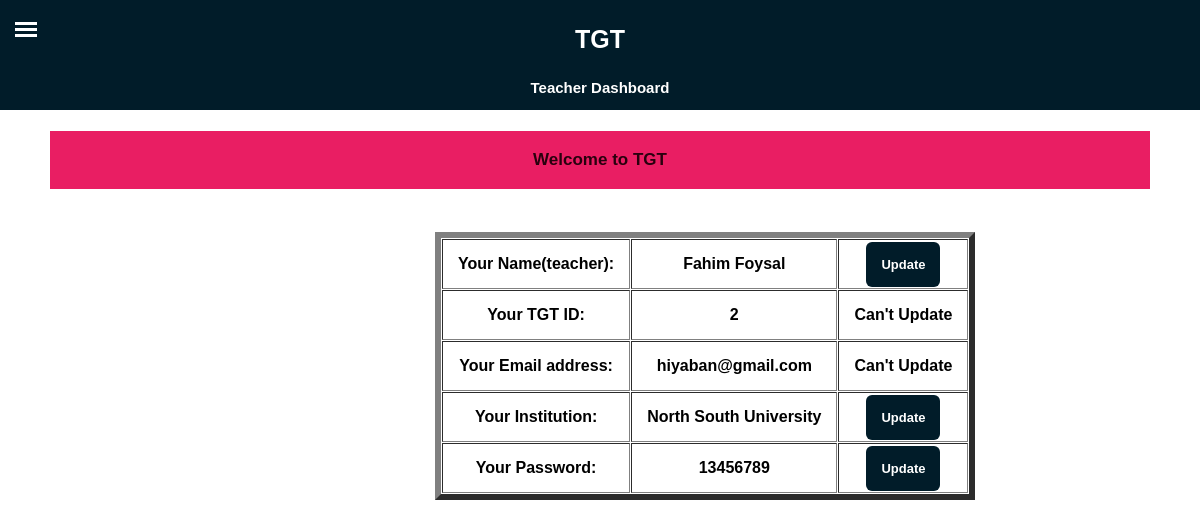
Screenshot of /dashboardTea.php (signed in) with the database file from the repository.
### tables this page shows
CREATE TABLE `teacher` (
  `id` int(11) NOT NULL,
  `name` varchar(150) NOT NULL,
  `institution` varchar(150) NOT NULL,
  `email` varchar(150) NOT NULL,
  `password` varchar(150) NOT NULL,
  `created_at` datetime NOT NULL DEFAULT current_timestamp()
);

### dashboardTea.php (the view, shortened to what this page needs)
<!DOCTYPE html>
<html lang="en">
<head>
  <link rel="stylesheet" href="CSS/dashboard.css">
</head>
<div class="header"><h3>TGT</h3>
                    <h4>Teacher Dashboard</h4>
</div>
    <label for="openSidebarMenu" class="sidebarIconToggle">
        <div class="spinner top"></div>
        <div class="spinner middle"></div>
        <div class="spinner bottom"></div>
    </label>
    <div class="main">
       <?php
       require_once "connectDB.php";
       $id= $_SESSION["id"];
       $sql = $conn->prepare("SELECT id, name, institution, email, password FROM teacher WHERE id=?");
       $sql->bind_param("i", $id);
       $sql->execute();
       $sql->bind_result($id, $name, $institution, $mail, $pass);
       echo "<h1>Welcome to TGT</h1>";
       echo "<br>";
       echo "<h2>";
       echo " <table border='6px' cellpadding='15px' cellspacing='1px'>";
       echo "<tbody>";
       echo "<tr>";
       echo "<td>Your Name(teacher): </td>"."<td>" .$name. "</td>" ."<td><a href='updateTeaName.php'>Update</a></td>" ;
       echo "</tr>";
       echo "<tr>";
       echo "<td>Your TGT ID: </td> ". "<td>" .$id ."</td>"."<td><b>Can't Update</b></td>"  ;
       echo "</tr>";
       echo "<tr>";
       echo "<td>Your Email address: </td>". "<td>".$mail ."</td>"."<td><b>Can't Update</b></td>" ;
       echo "</tr>";
       echo "<tr>";
       echo "<td>Your Institution: </td>". "<td>".$institution . "</td>"."<td><a href='updateTeaInstitution.php'>Update</a></td>" ;
       echo "</tr>";
       echo "<tr>";
       echo "<td>Your Password: </td>". "<td>". $pass . "</td>"."<td><a href='updateTeaPass.php'>Update</a></td>" ;
       echo "</tr>";
       echo "</tbody>";
       echo "</table>";
       echo "</h2>";
       ?>
    </div>
  </head>
</html>

### CSS/dashboard.css (style rules this page uses)
* { box-sizing: border-box; }
html, body { overflow-x: hidden; height: 100%; }
h1 { text-align: center; padding-top: 25px; padding: 15px; background-color: #E91E63; color:#29010e; }
h2 { font-size:16px; text-align: center; margin-left:35% ; }
.header { background-color: #011c29; text-align: center; text-decoration-color: #fff; width: 100%; height: 110px; position: fixed; z-index: 10; }
.header h3 { font-size: 25px; text-align: center; color:#fff; }
.header h4 { font-size: 15px; text-align: center; color:#fff; }
.main { height: 100%; margin-top: 110px; padding: 10px 50px; margin: left 250px; }
.main a { font-size: 13px; color:#fff; text-decoration: none; padding: 15px ; background-color: #011c29; border-radius: 6px; text-align: center; }
.main h1 { text-align: center; font-size: 17px; padding-top: 10px; padding: 19px; background-color: #E91E63; color:#29010e; }
.sidebarIconToggle { height: 22px; width: 22px; position: absolute; z-index: 99; top: 22px; left: 15px; transition: all 0.3s; cursor: pointer; }
.spinner { height: 3px; background-color: #fff; transition: all 0.3s; }
.spinner.middle , .spinner.bottom { margin-top: 3px; }

### rows the page displays
teacher: name "Fahim Foysal", id "2", email "hiyaban@gmail.com", institution "North South University", password "13456789"
